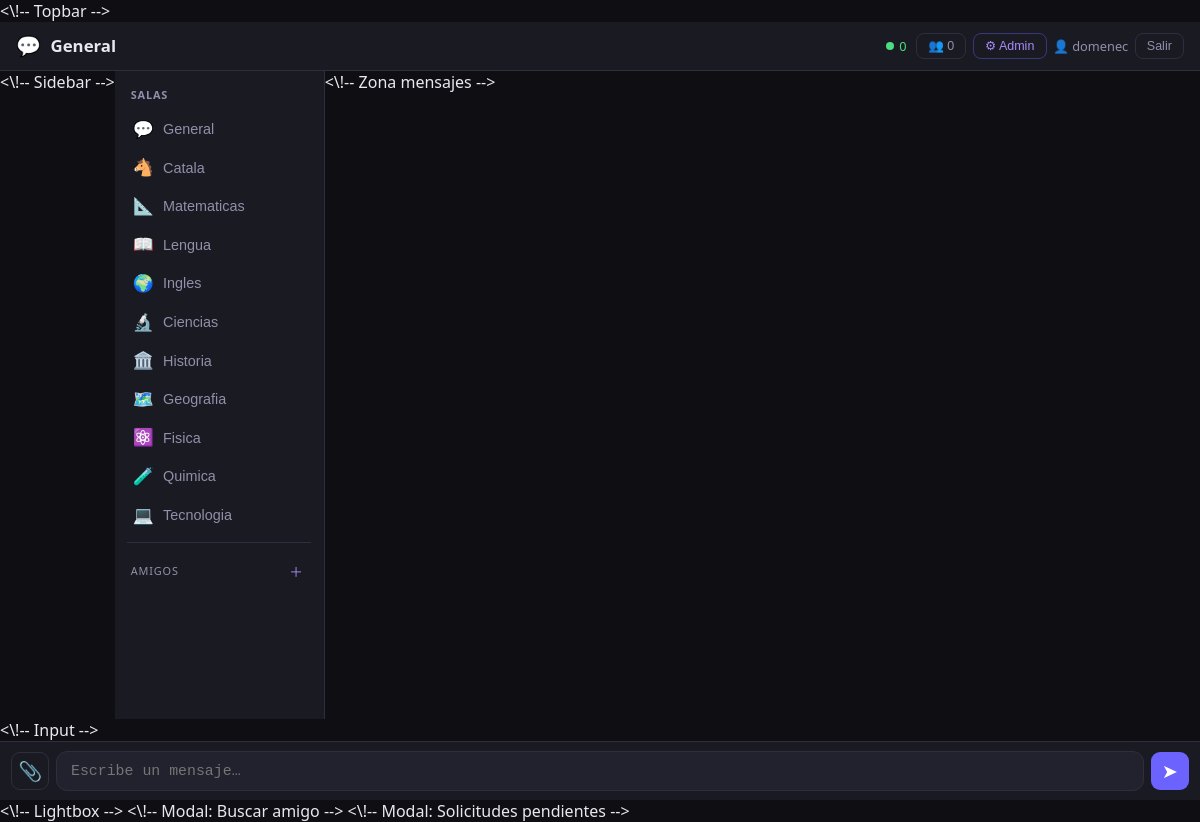
The page / (signed in) on the database its author committed.
### tables this page shows
CREATE TABLE users (
        id            INTEGER PRIMARY KEY AUTOINCREMENT,
        email         TEXT UNIQUE NOT NULL,
        nickname      TEXT NOT NULL,
        password_hash TEXT NOT NULL,
        role          TEXT DEFAULT 'user',
        banned        INTEGER DEFAULT 0,
        created_at    TEXT DEFAULT CURRENT_TIMESTAMP
    );

CREATE TABLE rooms (
        id         TEXT PRIMARY KEY,
        name       TEXT NOT NULL,
        emoji      TEXT DEFAULT '💬',
        created_at TEXT DEFAULT CURRENT_TIMESTAMP
    );

### app.py (the view)
@app.route("/")
@login_required
def index():
    return render_template("chat.html", rooms=get_rooms(), user=current_user)

### app.py (called while the page is built)
def get_rooms():
    db   = get_db()
    rows = [dict(r) for r in dbq(db, "SELECT * FROM rooms ORDER BY created_at").fetchall()]
    db.close(); return rows

@login_manager.user_loader
def load_user(uid):
    db  = get_db()
    row = dbq(db, "SELECT * FROM users WHERE id=?", (uid,)).fetchone()
    db.close()
    return User(row) if row else None

    def get_db():
        c = sqlite3.connect(DB_PATH); c.row_factory = sqlite3.Row; return c

    def dbq(db, sql, p=()):
        return db.execute(sql, p)

    @property
    def is_admin(self):  return self.role == "admin"

    @property
    def is_active(self): return not bool(self.banned)

### templates/chat.html (shortened to what this page needs)
{% extends "base.html" %}
{% block body %}
<div id="app">
  <\!-- Topbar -->
  <div class="topbar">
    <span id="r-emoji" style="font-size:1.25rem">💬</span>
    <span class="room-title" id="r-name">General</span>
    <div class="online-badge" id="online-badge"><div class="dot"></div><span id="online-n">0</span></div>
    <div class="topbar-actions">
      <button class="topbar-btn" id="req-btn" onclick="openPendingModal()" title="Solicitudes de amistad">
        👥 <span id="req-count">0</span>
      </button>
      {% if user.is_admin %}
      <button class="topbar-btn admin" onclick="location.href='/admin'">⚙ Admin</button>
      {% endif %}
      <span class="topbar-user">👤 {{ user.nickname }}</span>
      <button class="topbar-btn" onclick="location.href='/logout'">Salir</button>
    </div>
  </div>
  <div class="chat-body">
    <\!-- Sidebar -->
    <nav class="sidebar" id="sidebar">
      <h3>Salas</h3>
      {% for r in rooms %}
      <button class="room-btn" id="rb-{{ r.id }}"
              onclick="switchRoom('{{ r.id }}','{{ r.name }}','{{ r.emoji }}')">
        <span class="remi">{{ r.emoji }}</span>{{ r.name }}
      </button>
      {% endfor %}
      <hr class="sb-divider">
      <div class="sb-section-header">
        <span>Amigos</span>
        <button class="sb-add-btn" onclick="openSearchModal()" title="Añadir amigo">＋</button>
      </div>
    </nav>
    <\!-- Zona mensajes -->
    <div class="msgs-wrap" id="msgs"></div>
  </div>
  <\!-- Input -->
  <div class="input-area">
    <div class="input-row">
      <button class="ic-btn attach" onclick="document.getElementById('file-input').click()" title="Adjuntar">📎</button>
      <textarea id="msg-input" placeholder="Escribe un mensaje…" rows="1"
        onkeydown="if(event.key==='Enter'&&\!event.shiftKey){event.preventDefault();sendMsg();}"
        oninput="autoH(this)"></textarea>
      <button class="ic-btn send" onclick="sendMsg()" title="Enviar">➤</button>
    </div>
  </div>
</div>
<\!-- Lightbox -->
<\!-- Modal: Buscar amigo -->
<\!-- Modal: Solicitudes pendientes -->
{% endblock %}

### templates/base.html (shortened to what this page needs)
<!DOCTYPE html>
<html lang="es">
<head>
</head>
<body>{% block body %}{% endblock %}</body>
</html>

### templates/base.html (style rules this page uses)
:root { --bg: #0f0f13; --bg2: #1a1a23; --bg3: #22222e; --border: #2e2e3e; --accent: #6c63ff; --accent2: #a78bfa; --green: #4ade80; --red: #f87171; --yellow: #fbbf24; --text: #e8e8f0; --text2: #9090aa; --radius: 16px; --shadow: 0 6px 28px rgba(0,0,0,.5); }
*, *::before, *::after { box-sizing: border-box; margin: 0; padding: 0; }
html, body { height: 100%; font-family: 'Segoe UI', system-ui, -apple-system, sans-serif; background: var(--bg); color: var(--text); }
input[type=text], input[type=email], input[type=password], select, textarea { width: 100%; padding: .7rem 1rem; border-radius: 10px; border: 1px solid var(--border); background: var(--bg3); color: var(--text); font-size: .95rem; outline: none; transition: border .2s; }

### templates/chat.html (style rules this page uses)
html, body { overflow: hidden; }
#app { display: flex; flex-direction: column; height: 100vh; }
.topbar { display: flex; align-items: center; gap: .6rem; padding: .65rem 1rem; background: var(--bg2); border-bottom: 1px solid var(--border); flex-shrink: 0; z-index: 10; }
.room-title { font-weight: 700; font-size: 1.05rem; flex: 1; min-width: 0; white-space: nowrap; overflow: hidden; text-overflow: ellipsis; }
.online-badge { display: flex; align-items: center; gap: .3rem; font-size: .8rem; color: var(--green); white-space: nowrap; }
.dot { width: 8px; height: 8px; border-radius: 50%; background: var(--green); flex-shrink: 0; }
.topbar-user { font-size: .8rem; color: var(--text2); white-space: nowrap; }
.topbar-actions { display: flex; gap: .4rem; align-items: center; }
.topbar-btn { background: none; border: 1px solid var(--border); color: var(--text2); border-radius: 8px; padding: .3rem .7rem; font-size: .78rem; cursor: pointer; transition: background .15s, color .15s; position: relative; }
.topbar-btn.admin { border-color: rgba(108,99,255,.4); color: var(--accent2); }
.chat-body { display: flex; flex: 1; overflow: hidden; }
.sidebar { width: 210px; background: var(--bg2); border-right: 1px solid var(--border); display: flex; flex-direction: column; flex-shrink: 0; overflow-y: auto; padding: .6rem .4rem; }
.sidebar h3 { font-size: .68rem; color: var(--text2); text-transform: uppercase; letter-spacing: .08em; padding: .4rem .6rem .5rem; }
.sb-section-header { display: flex; align-items: center; justify-content: space-between; padding: .5rem .6rem .4rem; }
.sb-section-header span { font-size: .68rem; color: var(--text2); text-transform: uppercase; letter-spacing: .08em; }
.sb-add-btn { background: none; border: none; cursor: pointer; color: var(--accent2); font-size: .85rem; padding: .1rem .3rem; border-radius: 5px; transition: background .12s; }
.room-btn { display: flex; align-items: center; gap: .55rem; width: 100%; padding: .55rem .7rem; border-radius: 9px; border: none; background: none; color: var(--text2); cursor: pointer; text-align: left; font-size: .9rem; transition: background .12s, color .12s; }
.room-btn .remi { font-size: 1.05rem; width: 22px; text-align: center; flex-shrink: 0; }
.sb-divider { border: none; border-top: 1px solid var(--border); margin: .5rem .4rem; }
.msgs-wrap { flex: 1; overflow-y: auto; padding: 1rem .7rem 1.4rem; display: flex; flex-direction: column; gap: .35rem; scroll-behavior: smooth; }
.input-area { background: var(--bg2); border-top: 1px solid var(--border); padding: .55rem .7rem; flex-shrink: 0; }
.input-row { display: flex; align-items: center; gap: .45rem; }
.ic-btn { background: none; border: none; cursor: pointer; width: 38px; height: 38px; border-radius: 9px; display: flex; align-items: center; justify-content: center; font-size: 1.2rem; flex-shrink: 0; }
.ic-btn.attach { color: var(--text2); border: 1px solid var(--border); }
.ic-btn.send { background: var(--accent); color: #fff; }
#msg-input { flex: 1; background: var(--bg3); border: 1px solid var(--border); border-radius: 11px; padding: .55rem .85rem; color: var(--text); font-size: .93rem; outline: none; resize: none; line-height: 1.4; min-height: 38px; max-height: 110px; }

### rows shown on the page
users: nickname "domenec"
rooms: emoji "💬", name "General"
rooms: emoji "🐴", name "Catala"
rooms: emoji "📐", name "Matematicas"
rooms: emoji "📖", name "Lengua"
rooms: emoji "🌍", name "Ingles"
rooms: emoji "🔬", name "Ciencias"
rooms: emoji "🏛️", name "Historia"
rooms: emoji "🗺️", name "Geografia"
rooms: emoji "⚛️", name "Fisica"
rooms: emoji "🧪", name "Quimica"
rooms: emoji "💻", name "Tecnologia"
